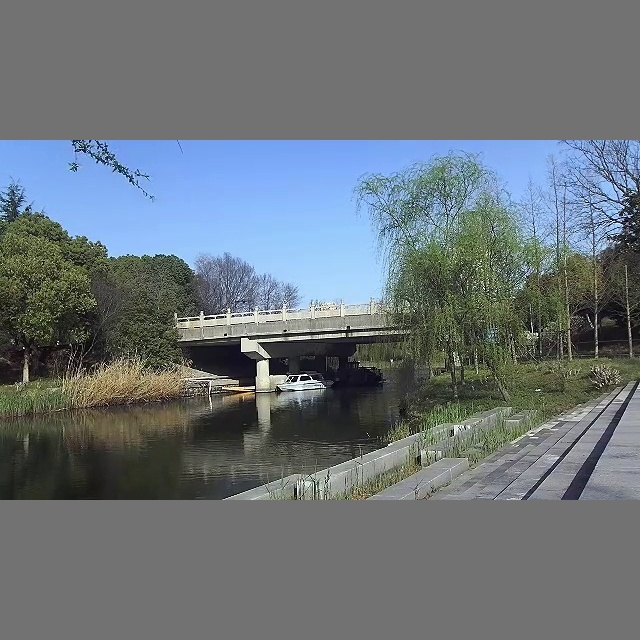
#> input picture tools/align/transformed_image1.jpg, 640 x 640 px
$ python align.py
#> lines starting #> are read from the running program, lines starting #| are printed output that depends on the picture
import cv2
import numpy as np
import matplotlib.pyplot as plt


def align_images(image_a_path, image_b_path):
    # 读取图片
#> called with image_a_path = 'transformed_image1.jpg', image_b_path = 'transformed_image2.jpg'
    image_a = cv2.imread(image_a_path, cv2.IMREAD_GRAYSCALE)
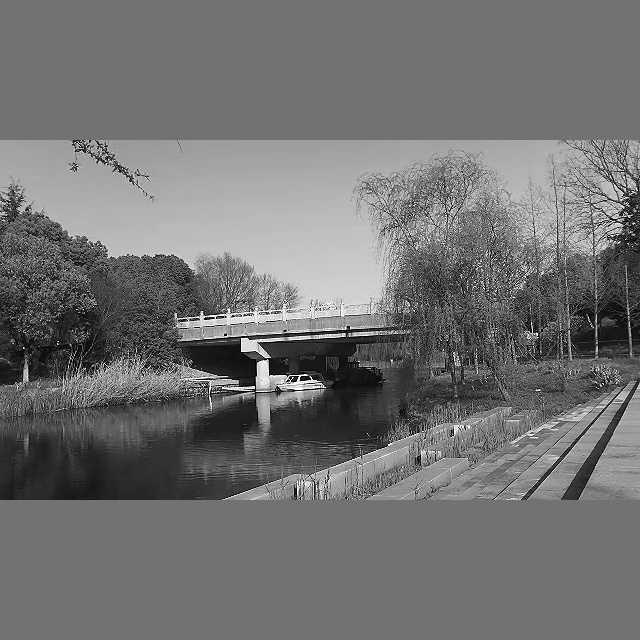
#> image_a: shape (640, 640); min 0, max 255, mean 113.5
    image_b = cv2.imread(image_b_path, cv2.IMREAD_GRAYSCALE)
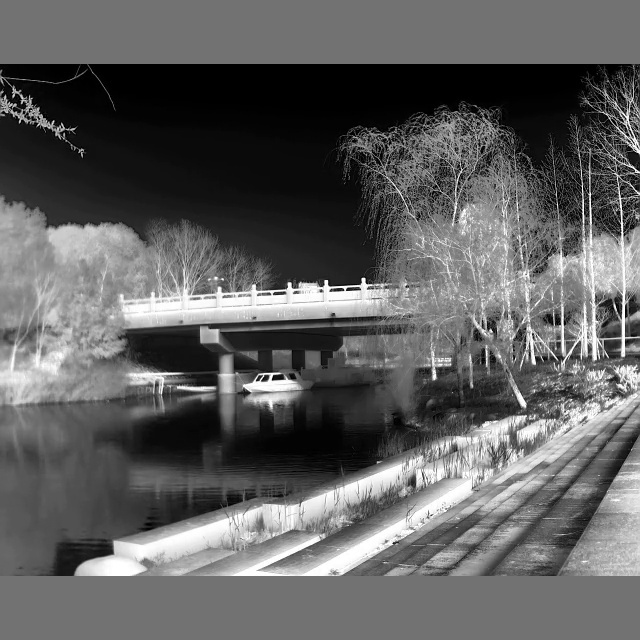
#> input picture tools/align/transformed_image2.jpg, 640 x 640 px
#> image_b is the input picture: shape (640, 640); min 0, max 255, mean 95.2

    if image_a is None or image_b is None:
        raise ValueError("无法读取图像文件")

    # 初始化ORB检测器
    orb = cv2.ORB_create(nfeatures=5000)

    # 检测关键点和描述子
    key_points_a, descriptors_a = orb.detectAndCompute(image_a, None)
#> key_points_a = 4547 keypoints; strongest (x, y, size): (301, 380, 31), (308, 379, 31), (291, 379, 31), (299, 376, 37.2)
    key_points_b, descriptors_b = orb.detectAndCompute(image_b, None)
#> key_points_b = 4957 keypoints; strongest (x, y, size): (363, 279, 31), (273, 376, 31), (275, 375, 31), (327, 281, 31)

    # 使用BFMatcher进行匹配
    bf = cv2.BFMatcher(cv2.NORM_HAMMING, crossCheck=True)
    matches = bf.match(descriptors_a, descriptors_b)
#> matches = 1099 matches

    # 按距离排序，保留最佳匹配
    matches = sorted(matches, key=lambda x: x.distance)

    # 获取匹配点
    src_pts = np.float32([key_points_a[m.queryIdx].pt for m in matches]).reshape(-1, 1, 2)
#> src_pts = 1099 rows, first 8: [344.2, 481.1], [209, 385.7], [260.4, 360], [226, 387.8], [63.36, 388.8], [217.7, 387.8], [265, 426.2], [120.3, 170]
    dst_pts = np.float32([key_points_b[m.trainIdx].pt for m in matches]).reshape(-1, 1, 2)
#> dst_pts = 1099 rows, first 8: [144.3, 301.1], [154.3, 383.2], [223.2, 354.2], [39, 118], [207.8, 297.4], [163, 376], [72.58, 128.6], [113, 553]

    # 计算仿射变换矩阵
    affine_matrix, _ = cv2.estimateAffinePartial2D(src_pts, dst_pts)
#> affine_matrix = [[1.2, -0.024, -82.2], [0.024, 1.2, -86.56]]

    # 应用仿射变换到image_a
    aligned_image = cv2.warpAffine(image_a, affine_matrix, (image_b.shape[1], image_b.shape[0]))
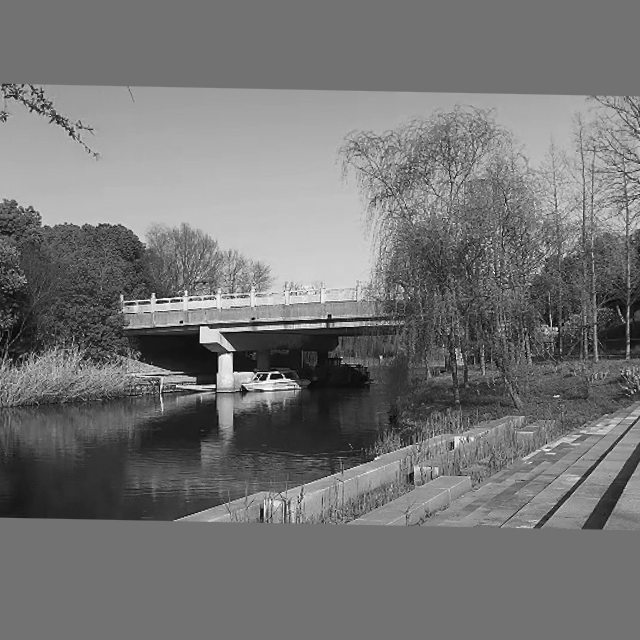
#> aligned_image: shape (640, 640); min 1, max 254, mean 116.5

    # 可视化结果
    visualize_alignment(image_a, image_b, aligned_image, affine_matrix)

    return affine_matrix


def visualize_alignment(image_a, image_b, aligned_image, affine_matrix):
    # 创建可视化窗口
    fig, axes = plt.subplots(1, 3, figsize=(15, 5))

    # 显示原始图像a
    axes[0].imshow(image_a, cmap='gray')
    axes[0].set_title('a')
    axes[0].axis('off')

    # 显示目标图像b
    axes[1].imshow(image_b, cmap='gray')
    axes[1].set_title('b')
    axes[1].axis('off')

    # 显示对齐后的图像a
    axes[2].imshow(aligned_image, cmap='gray')
    axes[2].set_title('a-to-b_after_align')
    axes[2].axis('off')

    plt.tight_layout()
    plt.show()
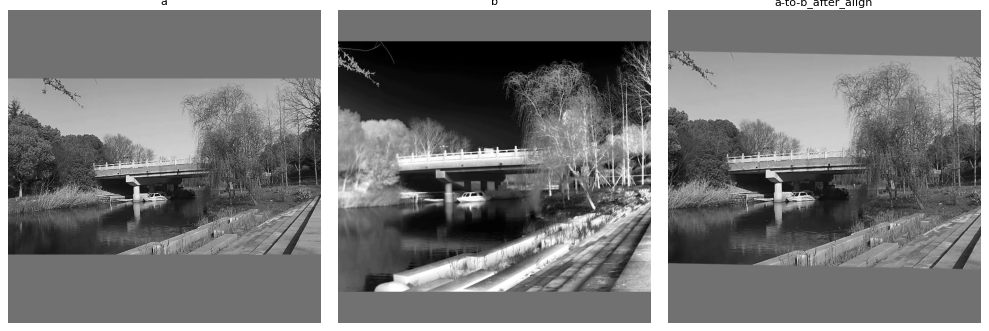
#> figure drawn by matplotlib, 3 panels

    # 打印仿射变换矩阵
    print("\n从图像a到图像b的仿射变换矩阵:")
    print(affine_matrix)
#| [[ 1.20480772e+00 -2.40232352e-02 -8.22026580e+01]
#|  [ 2.40232352e-02  1.20480772e+00 -8.65578028e+01]]


# 使用示例
if __name__ == "__main__":
    # 替换为您的图像路径
    image_a_path = 'transformed_image1.jpg'
    image_b_path = 'transformed_image2.jpg'


    affine_matrix = align_images(image_a_path, image_b_path)
#> affine_matrix = [[1.2, -0.024, -82.2], [0.024, 1.2, -86.56]]

    affine_matrix = align_images(image_b_path, image_a_path)
#> call 2 of align_images, with image_a_path = 'transformed_image2.jpg', image_b_path = 'transformed_image1.jpg'
#> in align_images (call 2), `key_points_a, descriptors_a = orb.detectAndCompute(image_a, None)`: key_points_a has the same summary as key_points_b
#> in align_images (call 2), `key_points_b, descriptors_b = orb.detectAndCompute(image_b, None)`: key_points_b has the same summary as key_points_a
#> in align_images (call 2), `src_pts = np.float32([key_points_a[m.queryIdx].pt for m in matches]).r..`: src_pts = 1099 rows, first 8: [144.3, 301.1], [154.3, 383.2], [39, 118], [223.2, 354.2], [163, 376], [207.8, 297.4], [113, 553], [72.58, 128.6]
#> in align_images (call 2), `dst_pts = np.float32([key_points_b[m.trainIdx].pt for m in matches]).r..`: dst_pts = 1099 rows, first 8: [344.2, 481.1], [209, 385.7], [226, 387.8], [260.4, 360], [217.7, 387.8], [63.36, 388.8], [120.3, 170], [265, 426.2]
#> in align_images (call 2), `affine_matrix, _ = cv2.estimateAffinePartial2D(src_pts, dst_pts)`: affine_matrix = [[0.805, 0.0148, 75.67], [-0.0148, 0.805, 77.81]]
#> in align_images (call 2), `aligned_image = cv2.warpAffine(image_a, affine_matrix, (image_b.shape[..`:
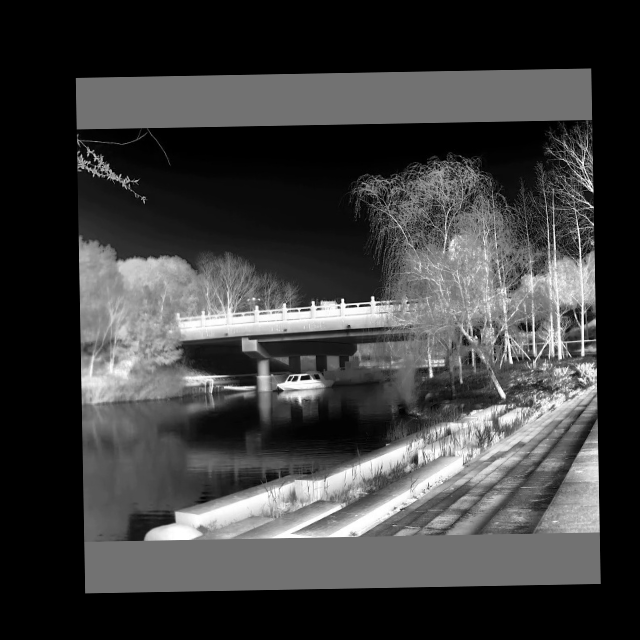
#> aligned_image: shape (640, 640); min 0, max 255, mean 61.8
#| [[ 8.05477257e-01  1.47783748e-02  7.56661550e+01]
#|  [-1.47783748e-02  8.05477257e-01  7.78090217e+01]]
#> affine_matrix = [[0.805, 0.0148, 75.67], [-0.0148, 0.805, 77.81]]
